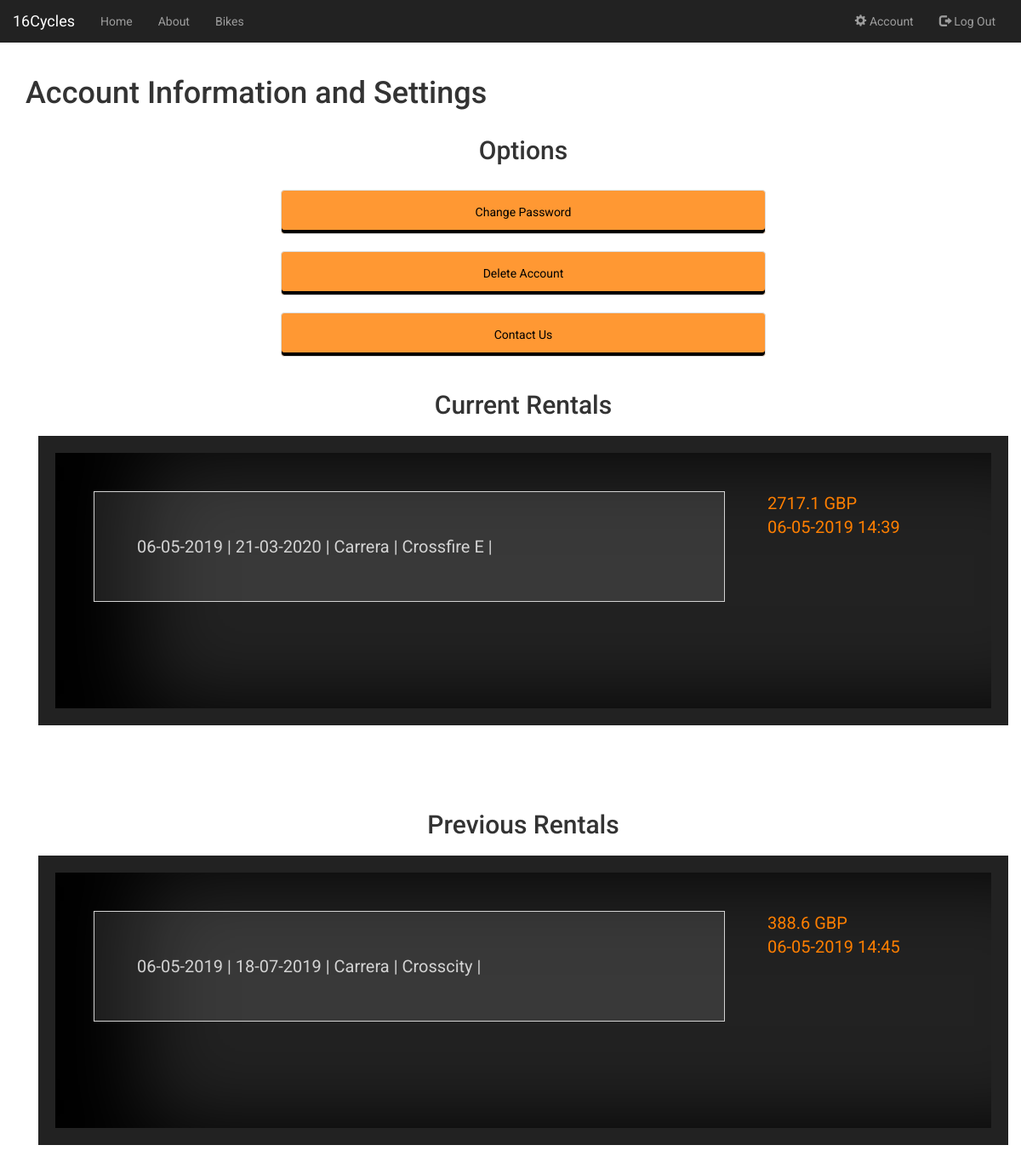
Screenshot of /account (signed in) with the database file from the repository.
### app/models.py (models this page shows)
class Rented_Bikes(db.Model):
    __tablename__ = 'rented_bikes'
    id = db.Column(db.Integer, primary_key=True)
    start_date = db.Column(db.DateTime, nullable=False, default=datetime.utcnow)
    end_date = db.Column(db.DateTime, nullable=False)
    price = db.Column(db.Float, default=0.0)
    bike_id = db.Column(db.Integer, db.ForeignKey('bikes.id'), nullable=False)
    order_id = db.Column(db.Integer, db.ForeignKey('orders.id'), nullable=False)

class Bike_Types(db.Model):
    __tablename__ = 'bike_types'
    id = db.Column(db.Integer, primary_key=True)
    gears = db.Column(db.Integer, default=0)
    weight = db.Column(db.Float, default=0.0)
    brand = db.Column(db.String(50),nullable=False)
    model = db.Column(db.String(50),nullable=False)
    image = db.Column(db.String(20), nullable=False, default='default.jpg')
    colour = db.Column(db.String(50),nullable=False)
    user_type = db.Column(db.String(100),nullable=False)
    use_type = db.Column(db.String(100),nullable=False)
    times_rented = db.Column(db.Integer, default=0)
    bikes = db.relationship('Bikes', backref='bike_type', lazy=True)
    rental_rates = db.relationship('Rental_Rates', backref='bike_type', lazy=True)

### app/views.py (the view)
@app.route('/account')
@login_required
def account():
    form = ExtendDate()
    user_orders = Orders.query.filter_by(user_id=current_user.id).all()
    today = datetime.datetime.today()
    current_dates = []
    past_dates = []
    current_rentals = []
    past_rentals = []
    current_types = []
    past_types = []
    for order in user_orders:
        rented_bike = order.rented_bikes[0]
        bike_item = Bikes.query.filter_by(id=rented_bike.bike_id).first()
        bike_type = Bike_Types.query.filter_by(id=bike_item.bike_type_id).first()
        date = order.date.strftime("%d-%m-%Y %H:%M")
        if rented_bike.end_date >= today:
            current_dates.append(date)
            current_rentals.append(rented_bike)
            current_types.append(bike_type)
        else:
            past_dates.append(date)
            past_rentals.append(rented_bike)
            past_types.append(bike_type)
    return render_template("account.html", len_curr_rentals=len(current_rentals), len_past_rentals=len(past_rentals),
     form=form, past_rentals=past_rentals,
     current_rentals=current_rentals, current_types=current_types, past_types=past_types,
     current_dates=current_dates, past_dates=past_dates) # redirect to the account page

### app/models.py (called while the page is built)
@login_manager.user_loader
def load_user(user_id):
	return Users.query.get(int(user_id))

### app/templates/account.html (shortened to what this page needs)
{% extends "base.html" %}
{% block content %}
<head>
  <link rel="stylesheet" href="{{ url_for('static', filename='css/account.css') }}">
</head>
<div class="container">
  <div class="row">
    <h1>Account Information and Settings</h1>
  </div>
    <h2> Options </h2>
    <div class="option-box">
    <a href="{{ url_for('resetPassword') }}" class="list-group">
          <li class="list-group-item">
                Change Password
          </li>
    </a>
    <a href="#" class="list-group">
          <li class="list-group-item">
                Delete Account
          </li>
    </a>
    <a href="/meetOurStaff" class="list-group">
          <li class="list-group-item">
                Contact Us
          </li>
    </a>
    </div>
    <h2> Current Rentals </h2>
    <div class="details-box">
        <div class="details">
            {% for n in range(len_curr_rentals) %}
            <div class="record">
                {{current_rentals[n].start_date.strftime('%d-%m-%Y') + " |"}}
                {{current_rentals[n].end_date.strftime('%d-%m-%Y') + " |"}}
                {{current_types[n].brand + " |"}}
                {{current_types[n].model + " |"}}
            </div>
            <div class="dateselection-box">
                    {{ current_rentals[n].price}} GBP </br>
                    {{ current_dates[n]}}
            </div>
            {% endfor %}
        </div>
    </div>
    <h2> Previous Rentals </h2>
    <div class="details-box">
        <div class="details">
            {% for n in range(len_past_rentals) %}
            <div class="record">
                {{past_rentals[n].start_date.strftime('%d-%m-%Y') + " |"}}
                {{past_rentals[n].end_date.strftime('%d-%m-%Y') + " |"}}
                {{past_types[n].brand + " |"}}
                {{past_types[n].model + " |"}}
            </div>
            <div class="dateselection-box">
                {{ past_rentals[n].price}} GBP </br>
                {{ past_dates[n] }}
            </div>
            {% endfor %}
        </div>
    </div>
</div>
{% endblock %}

### app/static/css/base.css (style rules this page uses)
body { font-family: "Roboto", sans-serif; }

### app/static/css/account.css (style rules this page uses)
body { font-family: "Roboto", sans-serif; justify-content: center; }
h2 { text-align: center; }
.list-group { padding: 2px; }
.list-group-item { text-align: center; color: black; background-color: rgba(255, 127, 0, 0.8); padding: 15px 32px; border-radius: 0; box-shadow: 0px -4px 0px rgba(0,0,0,1) inset; margin-left: 25%; margin-right: 25%; transition: 0.5s; }
.details-box { clear: left; background-color: rgb(34, 34, 34); float:unset; padding: 20px; margin-top: 20px; margin-bottom: 100px; }
.details { height: 300px; box-shadow: 100px 0 100px rgba(0,0,0,1) inset; padding: 20px; overflow: auto; }
.record { color: lightgrey; font-size: 20px; float: left; width: 70%; background-color: rgba(255,255,255,0.1); padding: 50px; border-style: solid; border-width: 1px; margin: 25px; }
.dateselection-box { color: #ff7f00; float: left; margin: 25px; font-size: 15pt; }

### rows the page displays
Rented_Bikes: start_date "06-05-2019 |", end_date "21-03-2020 |", price "2717.1"
Bike_Types: brand "Carrera |", model "Crossfire E |"
Rented_Bikes: start_date "06-05-2019 |", end_date "18-07-2019 |", price "388.6"
Bike_Types: brand "Carrera |", model "Crosscity |"

### other values shown
{{ current_dates[n] }} "06-05-2019 14:39"
{{ past_dates[n] }} "06-05-2019 14:45"
